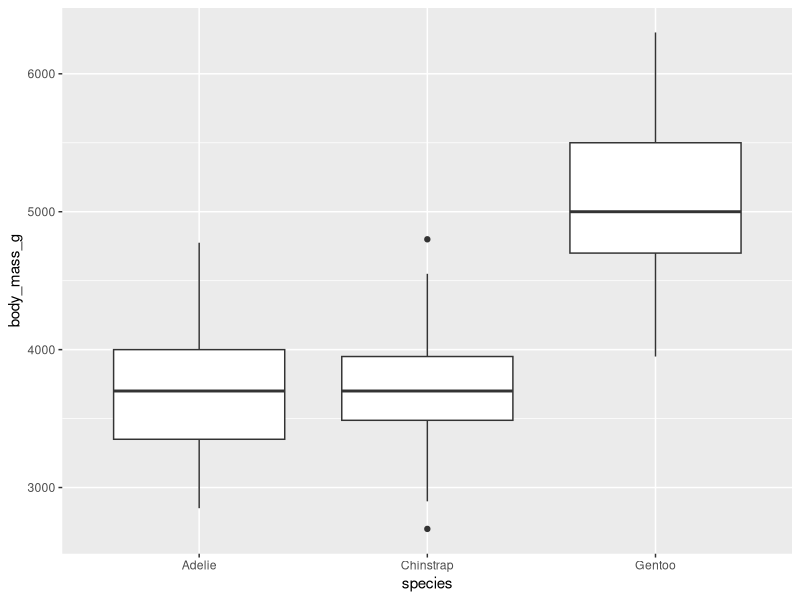
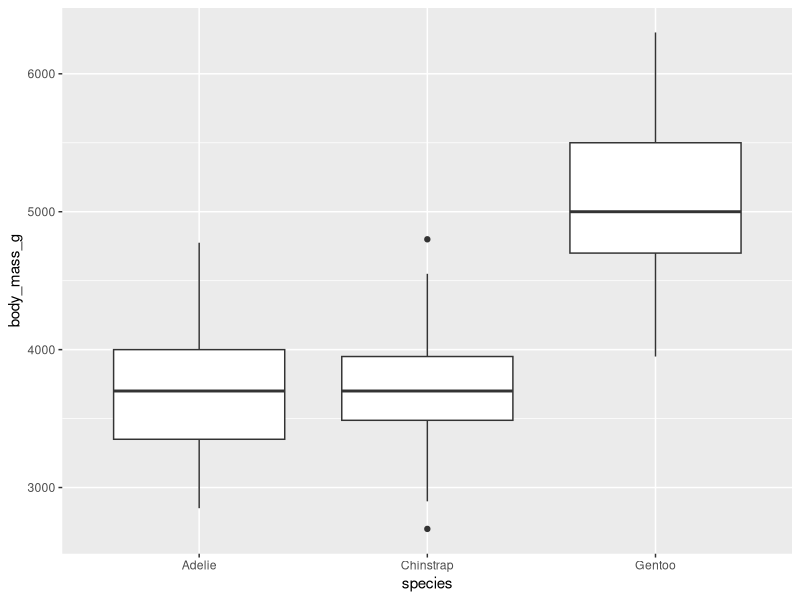
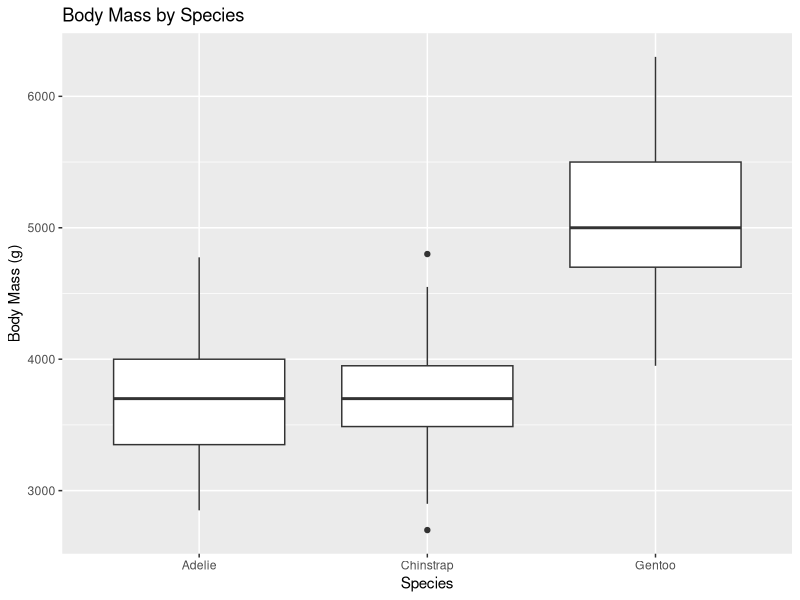
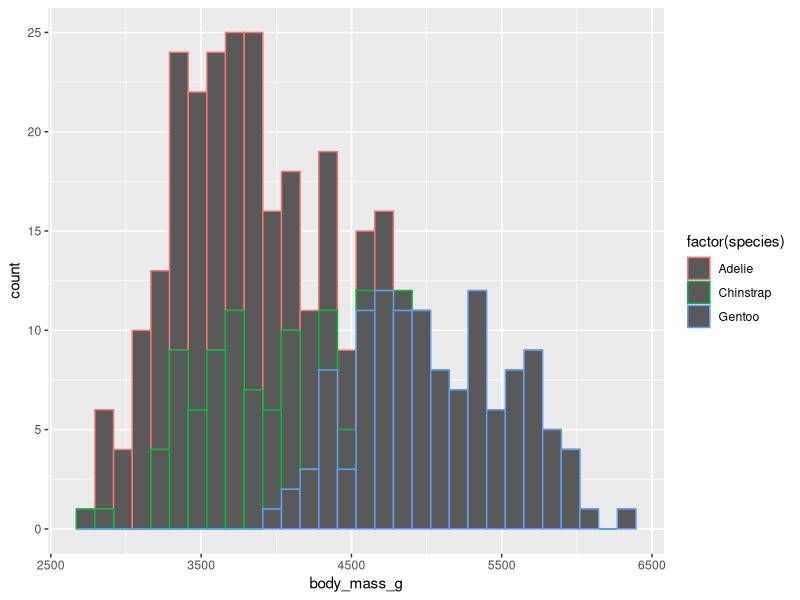
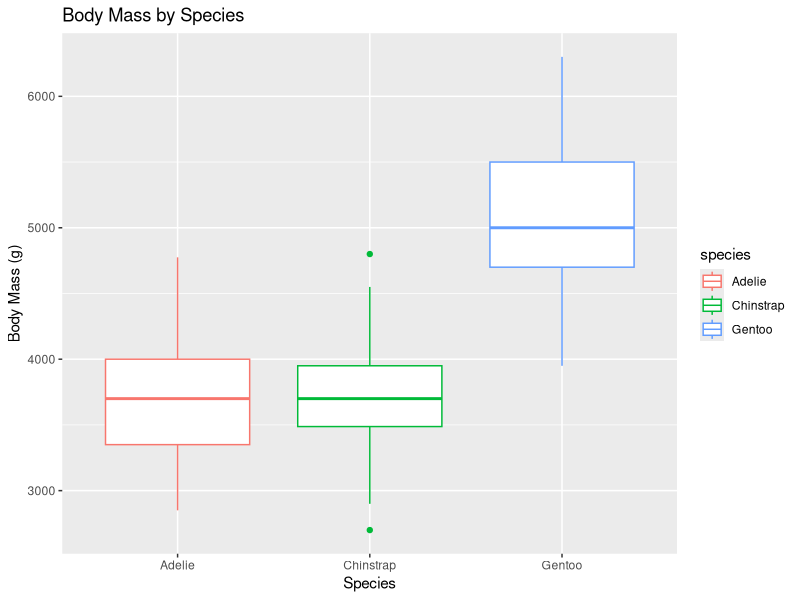
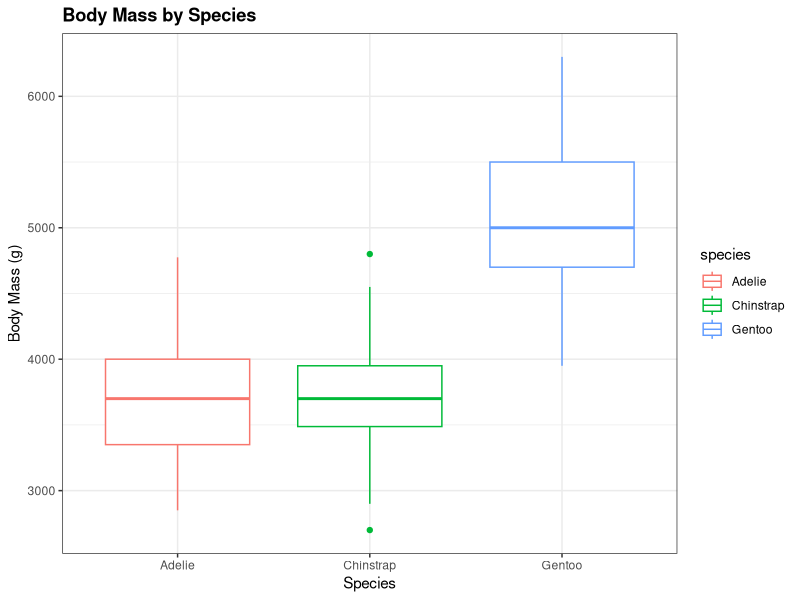
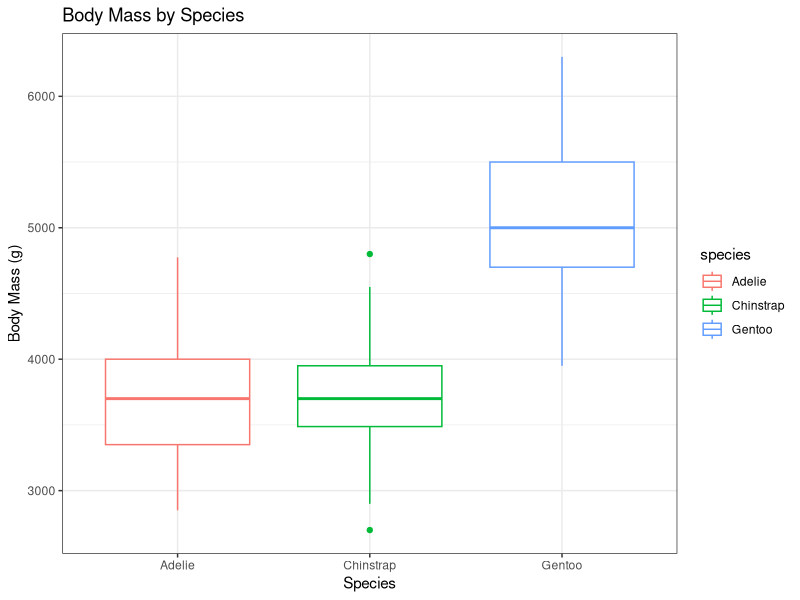
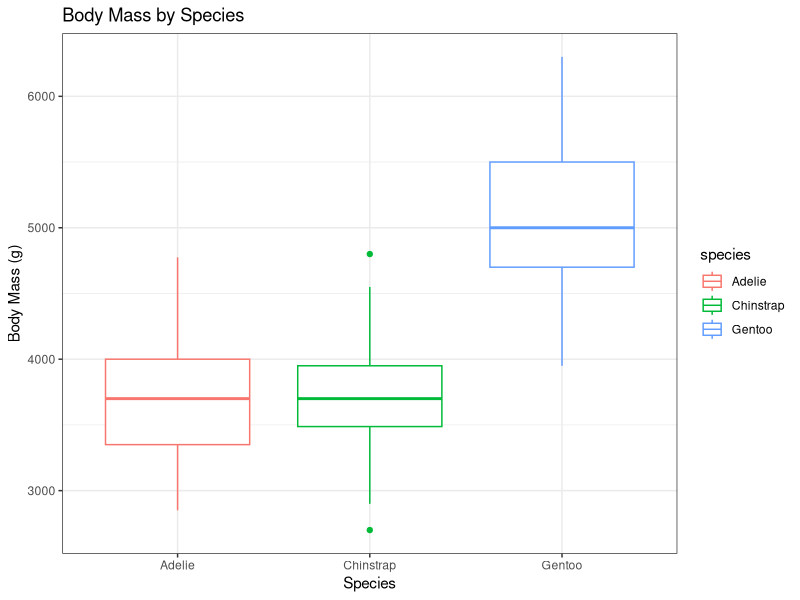

Recreate these plots in R, in order.
## ---- chunk 1
knitr::opts_chunk$set(echo = TRUE)
## ---- chunk 2
library(ggplot2)
library(palmerpenguins)
library(tidyverse)
penguins <- penguins
## ---- chunk 3
ggplot(data = penguins, aes(x = species, y = body_mass_g)) +
  geom_boxplot() 

#OR


ggplot(data = penguins, aes(x = species, y = body_mass_g)) +
  geom_boxplot() 
 
  
  
## ---- chunk 4
ggplot(data = penguins, aes(x = species, y = body_mass_g,)) +
  geom_boxplot() + 
  xlab("Species") +
  ylab("Body Mass (g)") +
  ggtitle("Body Mass by Species")

#Or 

ggplot(data = penguins) +
  geom_histogram(aes(x = body_mass_g, col = factor(species)))
## ---- chunk 5
#Want to change the background? 
ggplot(data = penguins, aes(x = species, y = body_mass_g, color = species)) +
  geom_boxplot() + 
  xlab("Species") +
  ylab("Body Mass (g)") +
  ggtitle("Body Mass by Species") 
## ---- chunk 6
#What if you want to Bold my ggplot title?
ggplot(data = penguins, aes(x = species, y = body_mass_g, color = species)) +
  geom_boxplot() + 
  theme_bw() +
  theme(plot.title = element_text(face = "bold")) +
  xlab("Species") +
  ylab("Body Mass (g)") +
  ggtitle("Body Mass by Species")
## ---- chunk 7
#Center it?
ggplot(data = penguins, aes(x = species, y = body_mass_g, color = species)) +
  geom_boxplot() + 
  theme_bw() +
  xlab("Species") +
  ylab("Body Mass (g)") +
  ggtitle("Body Mass by Species")
## ---- chunk 8
#To the right?
ggplot(data = penguins, aes(x = species, y = body_mass_g, color = species)) +
  geom_boxplot() + 
  theme_bw() +
  xlab("Species") +
  ylab("Body Mass (g)") +
  ggtitle("Body Mass by Species")
## ---- chunk 9
#What if you want to add a caption?
ggplot(data = penguins, aes(x = species, y = body_mass_g, color = species)) +
  geom_boxplot() + 
  theme_bw() +
  xlab("Species") +
  ylab("Body Mass (g)") +
  ggtitle("Body Mass by Species") +
  labs(caption = "Data from Palmer LTER") 
  
## ---- chunk 10
#What if you want to change the color of the text?
ggplot(data = penguins, aes(x = species, y = body_mass_g, color = species)) +
  geom_boxplot() + 
  theme_bw() +
  xlab("Species") +
  ylab("Body Mass (g)") +
  ggtitle("Body Mass by Species") +
  theme(plot.title = element_text(color = "purple", face = "bold", hjust = 0.5))
## ---- chunk 11
#You can do this manually by assigning either hexadecimals or specific color names to our plots

ggplot(data = penguins, aes(x = species, y = body_mass_g)) +
  geom_boxplot(fill = "#A4A4A4", color = "darkred") + 
  theme_bw() +
  theme(plot.title = element_text(face = "bold", hjust = 0.5)) +
  xlab("Species") +
  ylab("Body Mass (g)") +
  ggtitle("Body Mass by Species")



ggplot() +
  geom_boxplot(data = penguins, aes(x = species, y = body_mass_g, fill = species)) +
  scale_fill_manual(values=c("#999999", "#E69F00", "#56B4E9"))



#If you want to really get into customization of colors, I would recommend the packages colorspace
library(colorspace)



ggplot(penguins, aes(x=bill_depth_mm, y = bill_length_mm, color = species)) +
  geom_point() +
  scale_color_discrete_qualitative(palette = "Set 2")
  
# You can also use their package to assign premade palettes to a variable
cols <- rainbow_hcl(3)

ggplot(penguins, aes(x=bill_depth_mm, y = bill_length_mm, colour = factor(species))) +
  geom_point() +
  scale_colour_manual(values = cols)

#Not a big deal when we have just three species, however imagine you have ALOT of variables for that part you want to differentiate by

